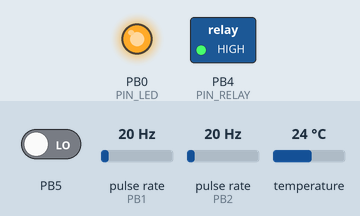
The sketch below on a simulated ATtiny85, built with avr-gcc and run on an emulated ATtiny85. Parts: switched loads named in the sketch (green lamp = pin HIGH), output pins drawn as LEDs (lit = HIGH). Wiring (inferred from the names in the program): 2 × pulse sensor: data PB1 / data PB2. Inputs (shaded band) come from the test bench; at power-on: pulse rate (sensors on PB1, PB2) 20 Hz, PB5 LOW, temperature 24 °C.

Above: at 1.2 s.
1.3 s: pulse rate (sensor on PB1) set to 28 Hz
6.8 s: pulse rate (sensor on PB1) set to 33 Hz
At 9.4 s:
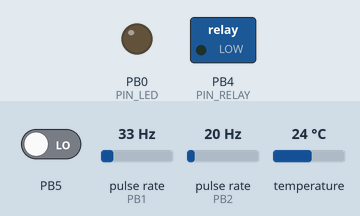
12.5 s: pulse rate (sensor on PB1) set to 4 Hz
At 16.8 s:
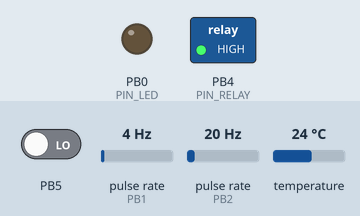
18.2 s: pulse rate (sensor on PB1) set to 50 Hz
At 21.8 s:
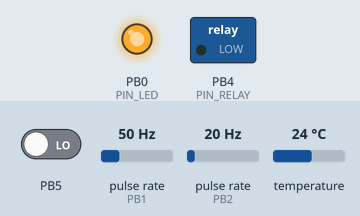
Timing chart, 0 to 24.9 s (numbered marks = the images above; inputs shaded):
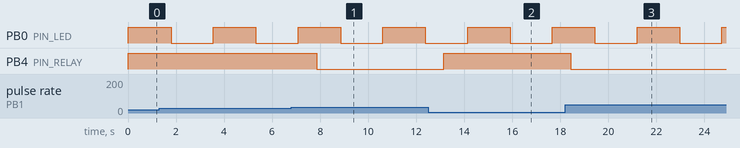

The sketch:

fancontrol.ino
```cpp
/**
 * \file fancontrol.ino
 */

#include <OneWire.h>
#include <DallasTemperature.h>

/** The output LED is used to indicate diagnostic or error conditions. */
#define PIN_LED 0

/** Tach signal from fan 1 */
#define PIN_TACH1 1

/** Tach signal from fan 2 */
#define PIN_TACH2 2

/** DS1820B temperature sensor */
#define PIN_TEMP 3

/** Relay to control the heating lamp */
#define PIN_RELAY 4

/** A fan will be considered "stopped" if the RPM is below this value. */
#define MIN_RPM 10

/** A temperature (in °C) >= this value will trigger an over-temperature condition. */
#define MAX_TEMP 65.0

/**
 * A 4-pin fan emits two pulses per cycle, so given the interval between pulses
 * the rpm is `(ONE_MINUTE / (duration * 2))`.
 */
#define DURATION_TO_RPM(d) ( (30000000/int(d)) )

volatile int last_tach1_state,  /**< Last known state of the tach1 pin */
             last_tach2_state;  /**< Last known state of the tach2 pin */

volatile int tach1_valid = 0,       /**< True if tach 1 duration can be trusted */
             tach1_duration = 0,    /**< Duration of the most recent pulse interval for fan 1 */
             last_tach1_duration,   /**< Duration of the previous pulse interval for fan 1 */

             tach2_valid = 0,       /**< True if tach 2 duration can be trusted */
             tach2_duration = 0,    /**< Duration of the most recent pulse interval for fan 2 */
             last_tach2_duration;   /**< Duration of the previous pulse interval for fan 2 */


OneWire ow(PIN_TEMP);
DallasTemperature sensors(&ow);

/** Address of the temperature sensor */
DeviceAddress tempAddress;

/**
 * Enable pin-change interrupts for the fan tach signal inputs
 */
void setupInterrupts() {
    cli();
    GIMSK |= bit(PCIE);
    PCMSK |= bit(digitalPinToPCMSKbit(PIN_TACH1));
    PCMSK |= bit(digitalPinToPCMSKbit(PIN_TACH2));
    sei();
}

/**
 * Configure input and output pins.
 */
void setupPins() {
    pinMode(PIN_TACH1, INPUT_PULLUP);
    pinMode(PIN_TACH2, INPUT_PULLUP);
    pinMode(PIN_LED, OUTPUT);
    pinMode(PIN_RELAY, OUTPUT);

    // Ensure the lamp is initially off. Note that the relay board
    // is active-low.
    digitalWrite(PIN_RELAY, 1);
}

/**
 * Discover temperature sensor.
 *
 * This routine will loop until it is able to acquire the address of the
 * DS1820B sensor at index 0.
 */
void discoverTemperatureSensor() {
    digitalWrite(PIN_LED, 1);

    while (1) {
        int numDevices = 0;
        numDevices = sensors.getDeviceCount();
        if (numDevices == 0) goto end;
        if (sensors.getAddress(tempAddress, 0))
            break;

        end:
        delay(500);
    }

    digitalWrite(PIN_LED, 0);
}

/**
 * Called when microcontroller first boots, before calling `loop()`.
 */
void setup() {
    setupPins();
    setupInterrupts();
    sensors.begin();

    discoverTemperatureSensor();
}

/**
 * Turn off the heating lamp.
 */
void turnLampOff() {
     digitalWrite(PIN_RELAY, 1);
}

/**
 * Turn on the heating lamp.
 */
void turnLampOn() {
     digitalWrite(PIN_RELAY, 0);
}

/**
 * Called repeatedly when the microcontroller is running.
 */
void loop() {
    int tach1_rpm,
        tach2_rpm;
    float temp;

    digitalWrite(PIN_LED, digitalRead(PIN_LED) ^1);

    sensors.requestTemperatures();
    temp = sensors.getTempC(tempAddress);

    if (tach1_valid) {
        tach1_rpm = DURATION_TO_RPM(tach1_duration);
    } else {
        tach1_rpm = 0;
    }

    if (tach2_valid) {
        tach2_rpm = DURATION_TO_RPM(tach2_duration);
    } else {
        tach2_rpm = 0;
    }

    tach1_valid = 0;
    tach2_valid = 0;

    byte both_fans_stopped = ( (tach1_rpm < MIN_RPM) && (tach2_rpm < MIN_RPM) );
    byte temp_invalid = (temp == DEVICE_DISCONNECTED_C);
    byte temp_high = (temp >= MAX_TEMP);

    if (both_fans_stopped || temp_invalid || temp_high) {
        turnLampOff();
    } else {
        turnLampOn();
    }

    delay(1000);
}

/**
 * Calculate the time between two pulses.
 */
void calc_interval (volatile int *this_interval,
        volatile int *last_interval,
        volatile int *valid) {
    int now = micros();

    *this_interval = now - *last_interval;
    if (*this_interval > 0) {
        *valid = 1;
    }
    *last_interval = now;
}

/**
 * Interrupt service routine for any pin change interrupt.
 *
 * This handles interrupts from the fan tach signals. It maintains the last pin
 * state for each device and uses that to figure out which pin generated the
 * current interrupt.
 */
ISR(PCINT0_vect) {
    byte tach1, tach2;

    tach1 = (PINB & bit(PIN_TACH1));
    tach2 = (PINB & bit(PIN_TACH2));

    if ((! tach1) && (last_tach1_state)) {
        calc_interval(&tach1_duration, &last_tach1_duration, &tach1_valid);
    }

    if ((! tach2) && (last_tach2_state)) {
        calc_interval(&tach2_duration, &last_tach2_duration, &tach2_valid);
    }

    last_tach1_state = tach1;
    last_tach2_state = tach2;
}
```

Measured:
- the behaviour switches between 30 and 31 Hz on pulse rate (sensor on PB1) (found by bisection; images 0 and 1)
- after the input at 6.8 s, PB4 (PIN_RELAY): HIGH → LOW after 1.1 s
- after the input at 12.5 s, PB4 (PIN_RELAY): LOW → HIGH after 0.64 s
- after the input at 18.2 s, PB4 (PIN_RELAY): HIGH → LOW after 0.24 s
- by itself, PB0 (PIN_LED): alternates HIGH for 1.8 s and LOW for 1.8 s
